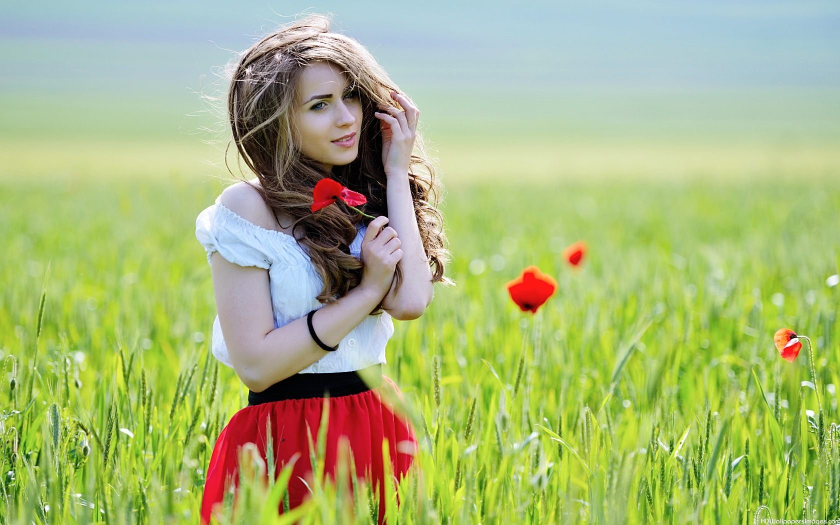
#> input picture w3/h1.jpg, 1680 x 1050 px (shown at 1/2 size)
$ python w1.py
#> lines starting #> are read from the running program, lines starting #| are printed output that depends on the picture
import cv2
import numpy as np
from matplotlib import pyplot as plt


img = cv2.imread('h1.jpg',0)
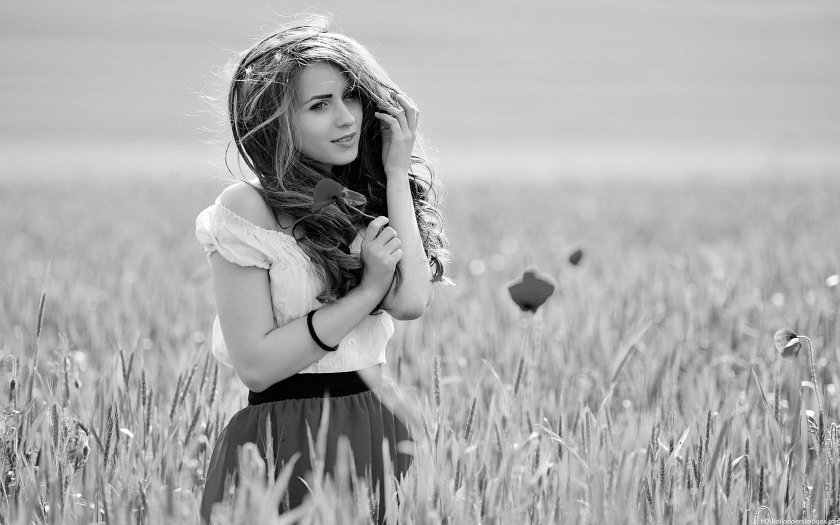
#> img: shape (1050, 1680) (shown at 1/2 size); min 0, max 255, mean 171.9

# [8 lines of commented-out code are left out]

height,width = img.shape
#> height = 1050; width = 1680

# set max width = 800 px

if width > 800:
    ratio = width / 800
#> ratio = 2.1
    new_height = int(height/ratio)
#> new_height = 500

    img = cv2.resize(img, (800, new_height))
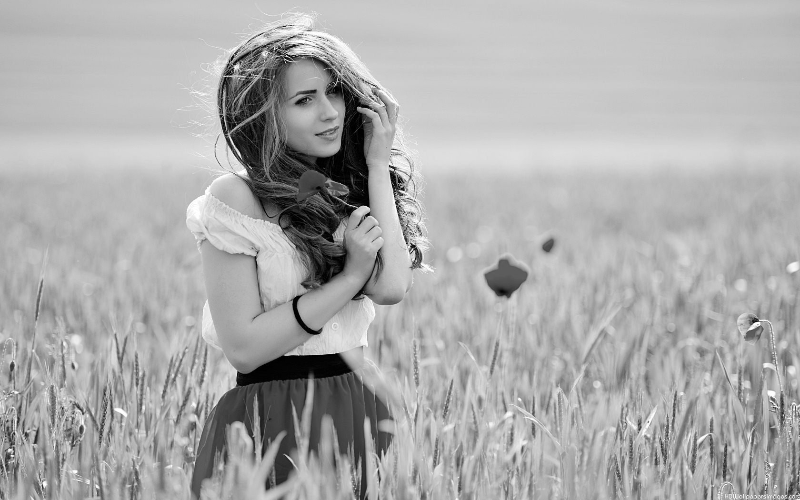
#> img: shape (500, 800); min 0, max 255, mean 171.8


def nothing(x):
    pass

# create trackbar for canny edge detection threshold changes
cv2.namedWindow('canny - press esc for exit')

# add lower and upper threshold slidebars to "canny"
cv2.createTrackbar('lower', 'canny', 0, 255, nothing)
cv2.createTrackbar('upper', 'canny', 0, 255, nothing)

# Infinite loop until we hit the escape key on keyboard
while(1):

    # get current positions of four trackbars
    lower = cv2.getTrackbarPos('lower', 'canny')
    upper = cv2.getTrackbarPos('upper', 'canny')

    edges = cv2.Canny(img, lower, upper)
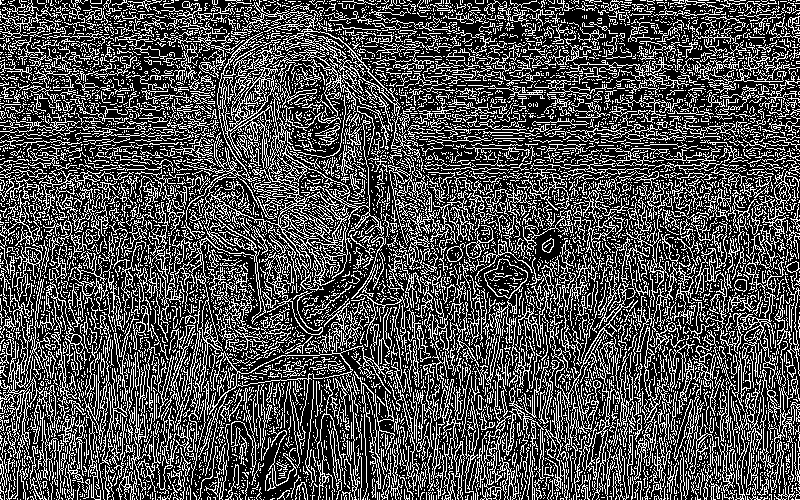
#> edges: shape (500, 800); 30.6% white in thin lines or dots

    # display images
    #cv2.imshow('original', img)
    cv2.imshow('canny', edges)
    k = cv2.waitKey(1) & 0xFF
#> (key Esc is pressed here)
    if k == 27:   # hit escape to quit
        break

cv2.destroyAllWindows()

$ run again, with w3/h2.jpg copied over w3/h1.jpg
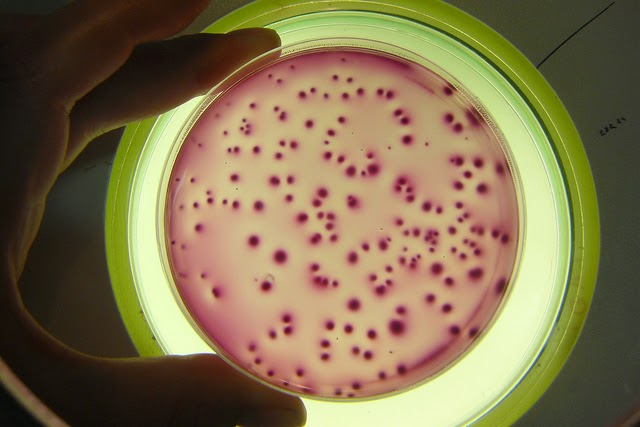
#> input picture w3/h2.jpg, 640 x 427 px
#> `img = cv2.imread('h1.jpg',0)`:
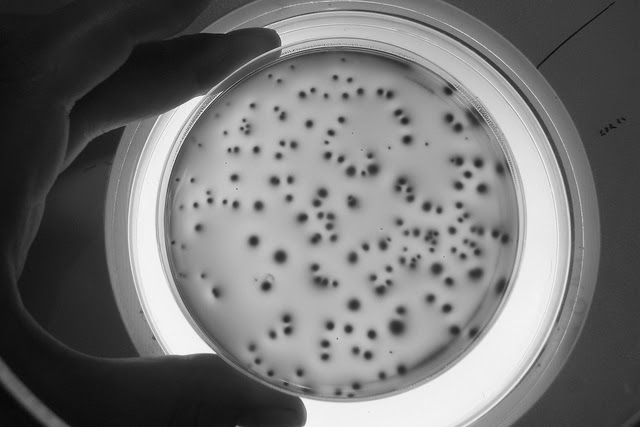
#> img: shape (427, 640); min 4, max 251, mean 115.1
#> `edges = cv2.Canny(img, lower, upper)`:
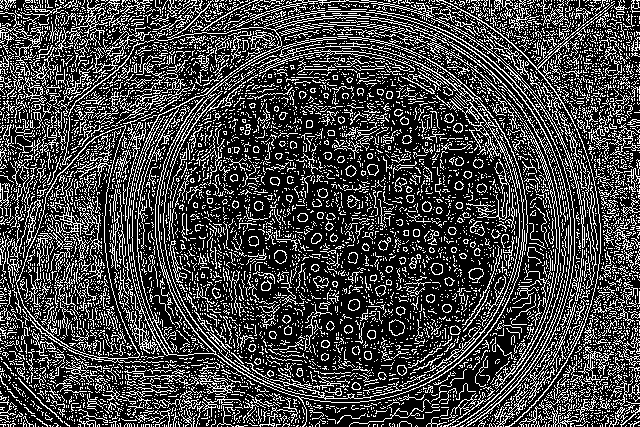
#> edges: shape (427, 640); 26.8% white in thin lines or dots

$ run again, with w3/h3.jpg copied over w3/h1.jpg
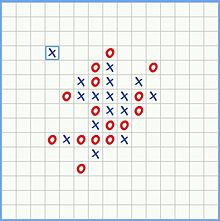
#> input picture w3/h3.jpg, 220 x 221 px
#> `img = cv2.imread('h1.jpg',0)`:
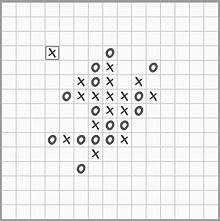
#> img: shape (221, 220); min 0, max 255, mean 236.8
#> `edges = cv2.Canny(img, lower, upper)`:
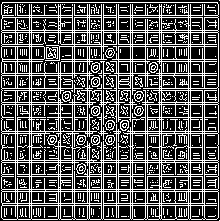
#> edges: shape (221, 220); 33.7% white in thin lines or dots
